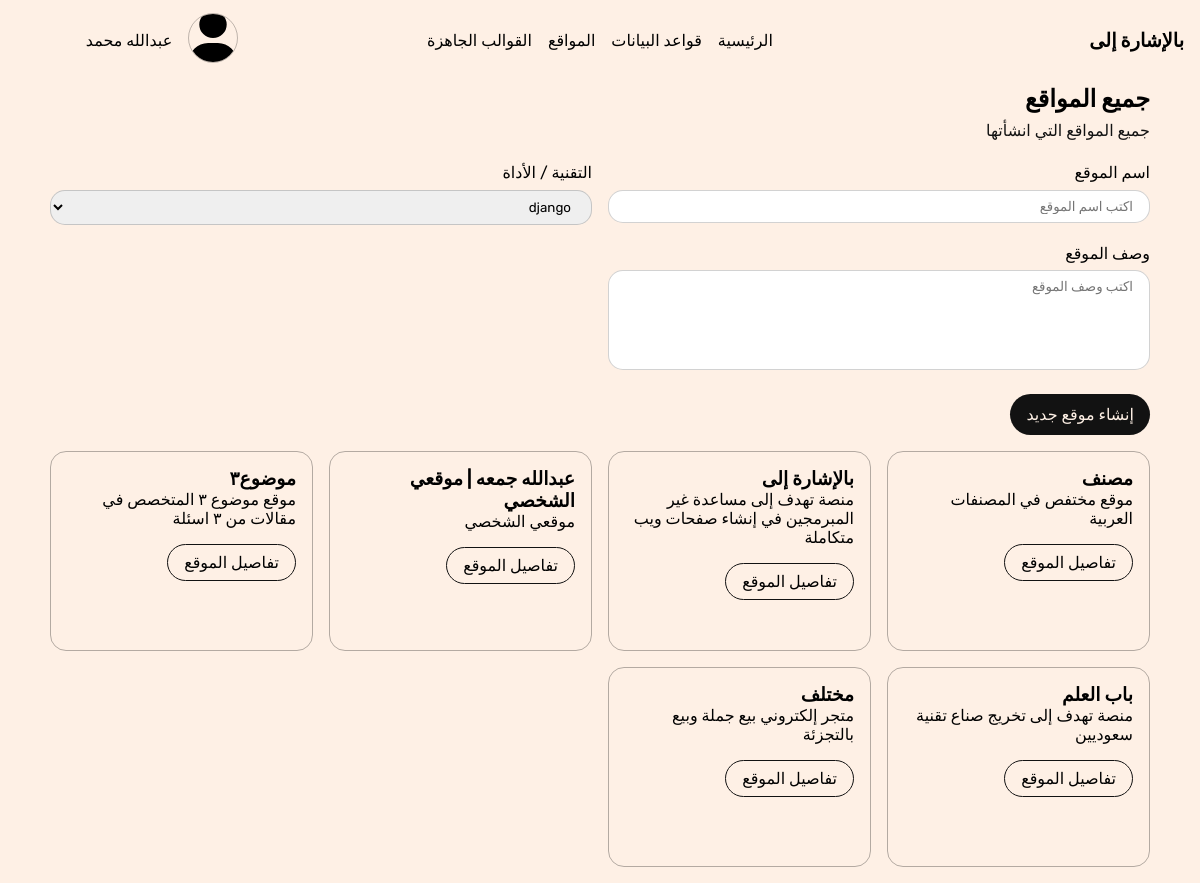
Before: /websites/all/ with the older database file.
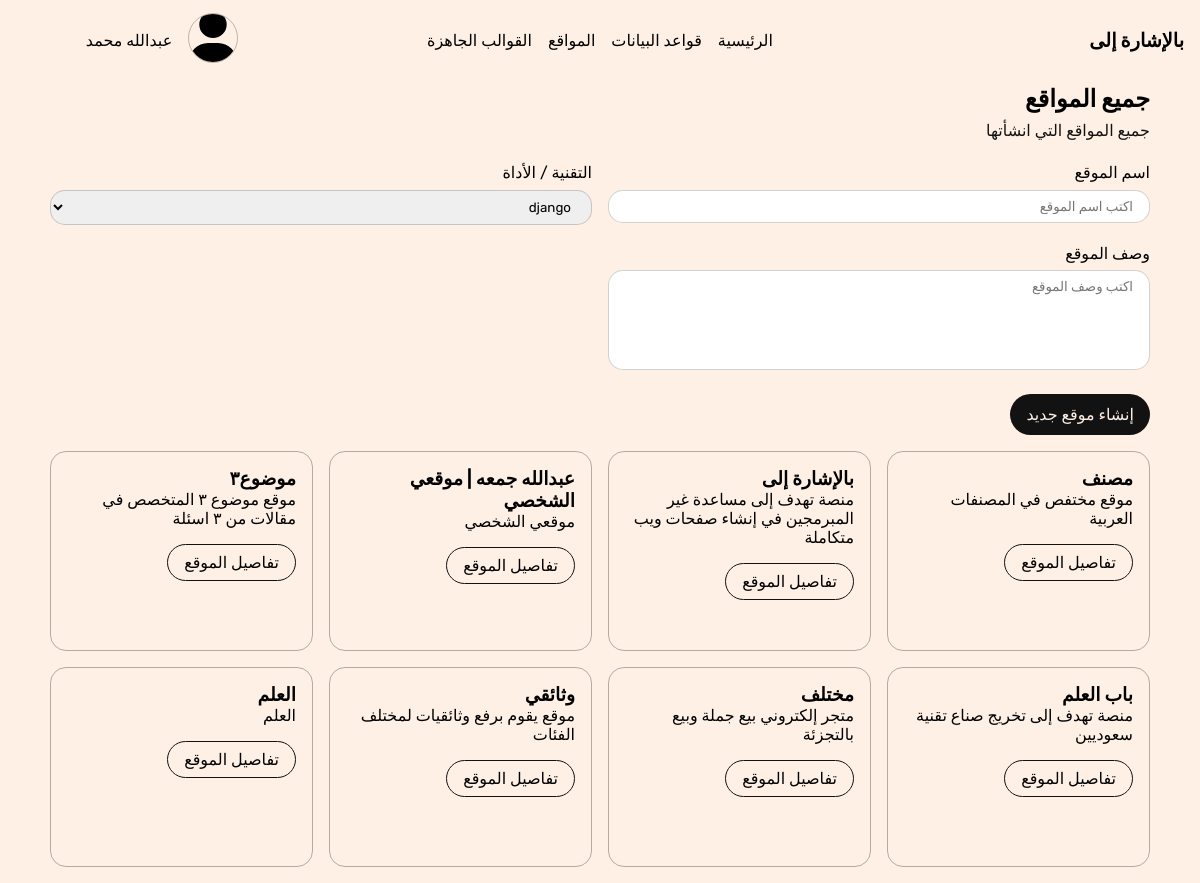
After: the same page with the newer database file.
### website/models.py (models this page shows, shortened)
class Website(models.Model):
    name = models.CharField(max_length=255, verbose_name="اسم الموقع")
    description = models.TextField(verbose_name="الوصف", blank=True, null=True)
    tool = models.ForeignKey(Tool, on_delete=models.SET_NULL, blank=True, null=True, verbose_name="اللغة / إطار العمل")
    date_created = models.DateTimeField(null=True, blank=True, verbose_name="تاريخ الإنشاء", auto_now_add=True)
    class Meta:
        verbose_name = 'موقع'
        verbose_name_plural = "المواقع"

### website/views.py (the view)
# urls.py: path('all/', all_websites, name='all-websites'),
def all_websites(request):
    websites = Website.objects.all()
    tools = Tool.objects.all()
    context = {
        'websites': websites,
        'tools': tools,
    }
    return render(request,'all-websites.html', context)

### templates/all-websites.html (shortened to what this page needs)
{% extends 'base.html' %}
{% load static %}
{% block stylesheets %}
    <link rel="stylesheet" href="{% static 'css/add-website-form.css' %}">
{% endblock stylesheets %}
{% block content %}
<section class="all-websites">
    <div class="container">
        <div class="section__heading">
            <h1 class="section__heading__title">جميع المواقع</h1>
            <p class="section__heading__text">جميع المواقع التي انشأتها</p>
            <form method="POST">
                <div class="add-website-form">
                        <div class="field">
                            <p>اسم الموقع</p>
                            <input name="website-name-input" type="text" placeholder="اكتب اسم الموقع" class="input text-input">
                        </div>
                        <div class="field">
                            <p>التقنية / الأداة</p>
                            <select class="" name="website-tool-input" id="website-tool-input">
                                {% for tool in tools %}
                                    <option value="{{tool.id}}">{{tool.name}}</option>
                                {% endfor %}
                            </select>
                        </div>
                        <div class="field">
                            <p>وصف الموقع</p>
                            <textarea name="website-description-input" id="" placeholder="اكتب وصف الموقع" class="" ></textarea>
                        </div>
                </div>
            </form>
            <a id="btn-add-website" class="btn btn-solid-dark">إنشاء موقع جديد</a>
        </div>
        <div class="section__content" id="section__all_websites">
            <div class="grid all-websites-grid">
                {% for website in websites %}
                <div class="col website">
                    <h3>{{website.name}}</h3>
                    <p>
                        {{website.description}}
                    </p>
                    <a href="#" class="btn btn-outline btn-open-website">تفاصيل الموقع</a>
                </div>
                {% endfor %}
            </div>
        </div>
    </div>
</section>
{% endblock content %}

Changed rows visible on the page:
added Website: name "وثائقي", description "موقع يقوم برفع وثائقيات لمختلف الفئات"
added Website: name "العلم", description "العلم"
